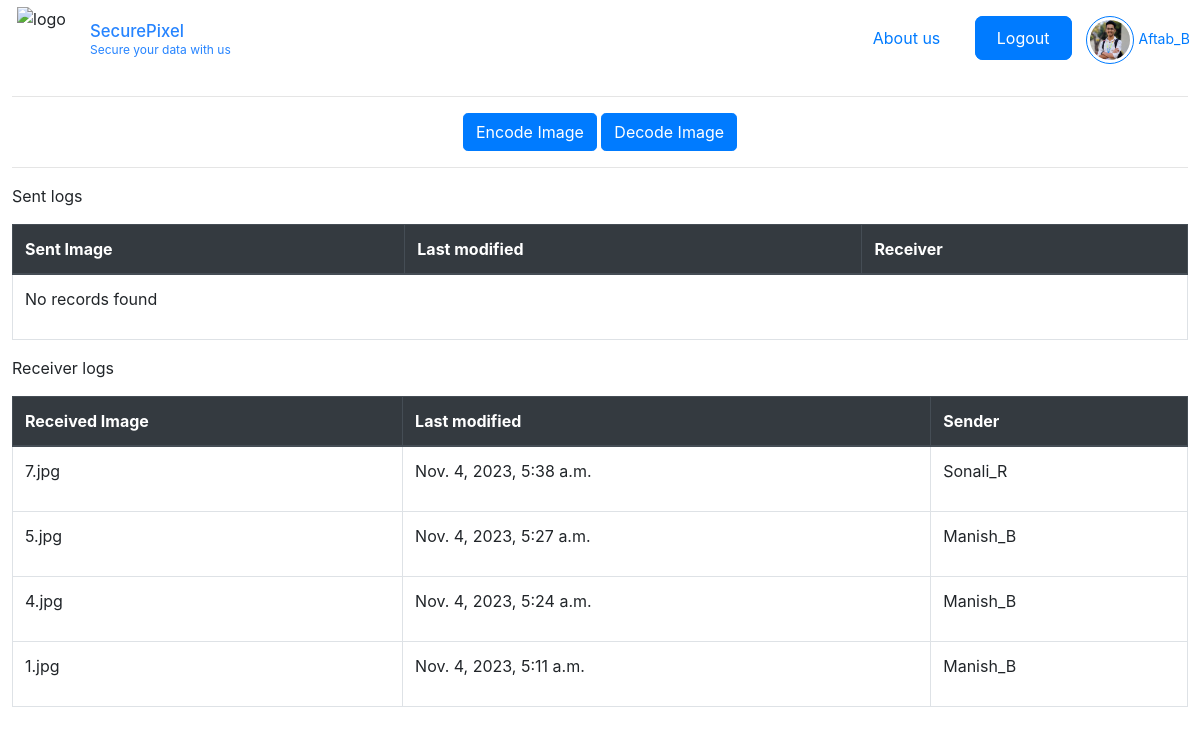
The page /landing/ (signed in) on the database its author committed.
### base/models.py (models this page shows, shortened)
class UserRegistration(models.Model):
    user = models.OneToOneField(User, on_delete=models.CASCADE)
    email = models.CharField(max_length=128, null=True)
    profile_picture = models.ImageField(upload_to='profile_pictures/', null=True, blank=True)

class steganography(models.Model):
    sender = models.ForeignKey(User, on_delete=models.CASCADE, related_name='sent_steg')
    receiver = models.ForeignKey(User, on_delete=models.CASCADE, related_name='received_Steg')
    image = models.ImageField(upload_to='originalImages/')
    message = models.TextField()
    dest = models.CharField(max_length=128)
    created = models.DateTimeField(auto_now_add=True)
    updated = models.DateTimeField(auto_now=True)
    encoded_img = models.ImageField(null=True, blank=True, upload_to='stegoImages/')

### base/views.py (the view)
# urls.py: path('landing/', views.userLanding, name = 'landing')
def userLanding(request):
    user = request.user
    sent_records = steganography.objects.filter(sender=user).order_by('-created')
    records_found_s = any(request.user == record.sender for record in sent_records)
    receiver_records = steganography.objects.filter(receiver=user).order_by('-created')
    records_found_r = any(request.user == record.receiver for record in receiver_records)
    for record in sent_records:
        record.image_name = record.image.url.split("/")[-1]
    for record in receiver_records:
        record.image_name = record.image.url.split("/")[-1]
    return render(request, 'base/userLanding.html', {'sent_records': sent_records, 'receiver_records': receiver_records, 'records_found_r': records_found_r, 'records_found_s': records_found_s })

### base/templates/base/userLanding.html (shortened to what this page needs)
{% extends 'main.html' %} {% block content %}
<div style="margin:1%">
  <hr>
  <div class="text-center">
    <a href="{% url 'encode-img' %}" class="btn btn-primary rounded-lg">Encode Image</a>
    <a href="{% url 'decode-img' %}" class="btn btn-primary rounded-lg">Decode Image</a>
  </div>
  <hr>
  <p>Sent logs</p>
  <table class="table table-bordered">
    <thead class="thead-dark">
      <tr>
        <th>Sent Image</th>
        <th>Last modified</th>
        <th>Receiver</th>
      </tr>
    </thead>
    <tbody>
      {% if not records_found_s %}
        <tr>
          <td colspan="3">
            <p>No records found</p>
          </td>
        </tr>
      {% endif %}
    </tbody>
  </table>
  <p>Receiver logs</p>
  <table class="table table-bordered">
    <thead class="thead-dark">
      <tr>
        <th>Received Image</th>
        <th>Last modified</th>
        <th>Sender</th>
      </tr>
    </thead>
    <tbody>
      {% for record in receiver_records %}
        {% if request.user == record.receiver %}
          <tr>
            <td>{{ record.image_name }}</td>
            <td>
              <p>{{ record.updated }}</p>
            </td>
            <td>
              <p>{{ record.sender }}</p>
            </td>
          </tr>
        {% endif %}
      {% endfor %}
    </tbody>
  </table>
</div>
{% endblock content %}

### templates/navbar.html (shortened to what this page needs)
<!-- <a href="/">
    <h1>SecurePixel</h1>
</a>
{% load static %} -->
<div class="header">
    <div class="logoAndName">
      <img
        class="logo"
        src="https://res.cloudinary.com/dzy2zn0mz/image/upload/v1698769946/SecurePixel/Images/logo.png"
        alt="logo"
      />
      <div class="title">
        <a href="/"><h3>SecurePixel</h3></a>
        <span>Secure your data with us</span>
      </div>
    </div>
    <div class="links">
      <nav>
            {% if user.is_authenticated %}
                <a href="https://www.google.com" target id="about">About us</a>
                <a href="{% url 'logout' %}" target id="sign">Logout</a>
                {% if user.userregistration.profile_picture %}
                <a href="{% url 'landing' %}" target id="profile">
                    <div class="profile-box">
                      <img src="{{user.userregistration.profile_picture.url }}" alt="Profile Image" class="profile-image" />
                    </div>
                    <small>{{user.username}}</small>
                {% else %}
                    <img src="https://res.cloudinary.com/dzy2zn0mz/image/upload/v1698769945/SecurePixel/Images/profile.png" alt="Profile Image" class="profile-image" />
                {% endif %}
                </a>
            {% else %}
                <a href="https://www.google.com" target id="about">About us</a>
                <a href="{% url 'sign-up' %}" target id="sign">Sign up</a>
                <a href="{% url 'sign-in' %}" target id="sign">Sign In</a>
            {% endif %}
      </nav>
    </div>
  </div>

### static/styles/main.css (style rules this page uses)
.logo { position: relative; width: 80px; height: 80px; padding: 3%; }
.header { background: transparent; padding: 10px; display: flex; justify-content: space-between; align-items: center; height: 10vh; }
.logoAndName { display: flex; align-items: center; width: 20%; }
.title h3, span { color: #2684ff; font-size: smaller; width: 100%; margin: 0; }
.title { display: flex; box-sizing: border-box; justify-items: center; flex-direction: column; font-size: 20px; }
.links #about { border: none; font-size: 1rem; margin-right: 10px; }
.links nav a { text-decoration: none; font-size: 1rem; padding: 10px 20px; border: 2px solid #007bff; border-radius: 8px; color: #007bff; transition: all 0.3s ease; }
.links nav a#sign { background-color: #007bff; color: white; margin-right: 10px; }
.profile-box { padding: 3px; display: inline-block; border: 1px solid #007bff; border-radius: 50%; text-align: center; }
.profile-image { width: 40px; height: 40px; border-radius: 50%; object-fit: cover; }
#profile { border: none; padding: 0; }
span { font-size: 12px; }

### rows shown on the page
steganography: image_name "7.jpg", updated "Nov. 4, 2023, 5:38 a.m.", sender "Sonali_R"
steganography: image_name "5.jpg", updated "Nov. 4, 2023, 5:27 a.m.", sender "Manish_B"
steganography: image_name "4.jpg", updated "Nov. 4, 2023, 5:24 a.m.", sender "Manish_B"
steganography: image_name "1.jpg", updated "Nov. 4, 2023, 5:11 a.m.", sender "Manish_B"

### other values the page prints
{{ user.username }} "Aftab_B"
